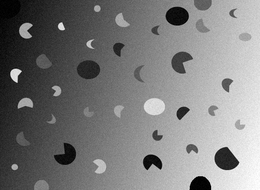
%> input picture BV/p06_Bild01.png, 260 x 190 px, shrunk from 548 x 401 before the run
$ octave p06_segment.m   (GNU Octave 9; MATLAB toolbox functions it lacks are replaced by stand-ins)
%> lines starting %> are read from the running program, lines starting %| are printed output that depends on the picture; in (x1, y1, x2, y2) boxes, pixels count from 0 and x2, y2 are one past the last pixel; in counts of white or black regions, pixels touching at a corner belong together; the program's own positions count from 1
close all;
clear all;

image = imread('C:/Users/x/Dropbox/Uni/3.Semester/BV/Praxisaufgabe_06/p06_Bild01.png');
%> image is the input picture: size 190x260 uint8; min 0, max 255, mean 123.5

image = im2double(image);
%> image: size 190x260 double
figure, imshow(image, []);

meankernel = ones([5,5])./25;

%%Histogramm
figure, plot(imhist(image));
%> after `plot(imhist(image))`:
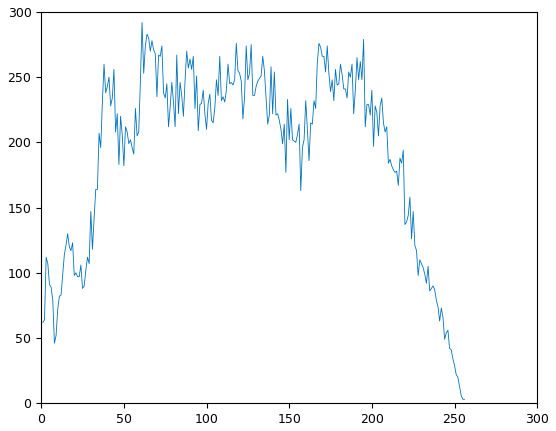
%> figure redrawn from the program's plot data; curve peaks at x = 61, y = 292
%Es gibt einen hohen Anteil an dunklen Pixeln. Ab Grauwert 50 bis ca. 200
%sind sie ungefähr gleichverteilt. Am Ende gibt es noch einen kleinen "Peak"
%bei den sehr hellen Grauwerten(>250). Das die Grauwerte annähernd gleichverteilt
%erklärt sich durch den Farbverlauf, die variierenden Grauwerte in den Kreisen und
%durch das deutlich sichtbare Rauschen. Dabei gibt es trotzdem sehr viele dunkle
%Strukturen, die die Spitze bei den dunklen Grauwerten erklären.

%%Rauschentfernung
kernel = meankernel;

%Padding
pad_size = floor(size(kernel)(1)/2);
k_sz = size(kernel)(1);

img_pad = padarray(image, [pad_size, pad_size], 'circular');
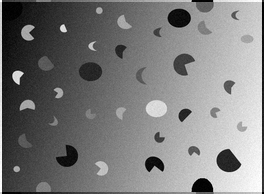
%> img_pad: size 194x264 double; min 0, max 1, mean 0.484

%flip
flip_kernel = flipud(fliplr(kernel));

newimg = zeros(size(image));

%Faltung
for i = 1:size(image)(1)
 for j = 1:size(image)(2)
  newimg(i,j) = sum(sum(img_pad(i:i+k_sz-1, j:j+k_sz-1).*flip_kernel));
 end
end
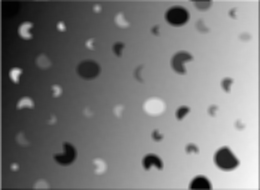
%> newimg: size 190x260 double; min 0.00831, max 0.981, mean 0.484
%gefaltetes Bild
img_con = newimg;

figure, imshow(img_con, []);


%%Hintergrundbild
rang = 51;

background = ones(size(image));

%Rangordnungsfilter Median
for i = 1:size(image,1)-rang
 for j = 1:size(image,2)-rang
  background(i+ceil(rang/2),j+ceil(rang/2)) = sort(img_con(i:i+rang, j:j+rang)(:))(ceil((rang*rang)/2));
 end
end
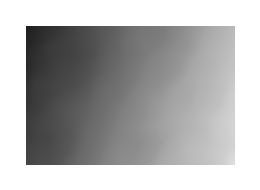
%> background: size 190x260 double; min 0.125, max 1, mean 0.702

figure, imshow(background, []);

%%Bild-Hintergrund und Segmentierung
%Korrigiertes Bild
corr_img = zeros(size(image));

%Nur das was um 0.1 grauwerte nach oben und unten vom Hintergrundbild abweicht ist Objekt
for i = 1:size(img_con,1)
 for j = 1:size(img_con,2)
  if((img_con(i,j)<background(i,j)-0.1) || (img_con(i,j)>background(i,j)+0.1))
   corr_img(i,j) = 255;
  else
   corr_img(i,j) = 0;
  end
 end
end
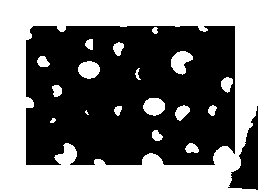
%> corr_img: size 190x260 double; 45.2% white; 18 white regions (1 under 20 px), largest, box (x1, y1, x2, y2) and area: (0, 0, 260, 190) 20316, (171, 51, 193, 75) 336, (143, 98, 165, 116) 308

figure, imshow(corr_img, []);

%Der Medianfilter kann bei dieser Größe nicht alle Strukturen im Vordergrund vollständig
%filtern, bei einer größeren Größe würden allerdings noch mehr Strukturen am Rand
%verloren gehen.

$ run again, with BV/p01_Bild1.png copied over BV/p06_Bild01.png
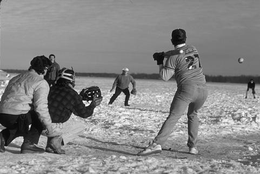
%> input picture BV/p01_Bild1.png, 260 x 174 px, shrunk from 481 x 321 before the run
%> image is the input picture: size 174x260 uint8; min 0, max 255, mean 134.3
%> image: size 174x260 double
%> after the loop `for i = 1:size(image,1)-rang`:
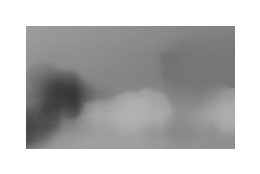
%> background: size 174x260 double; min 0.216, max 1, mean 0.731
%> after the loop `for i = 1:size(img_con,1)`:
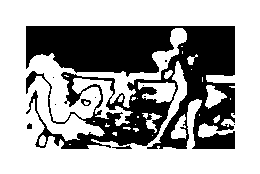
%> corr_img: size 174x260 double; 64.6% white; 11 black regions (7 under 20 px), largest, box (x1, y1, x2, y2) and area: (26, 26, 235, 149) 15902, (81, 99, 91, 106) 40, (112, 145, 132, 149) 40, (27, 123, 32, 129) 25
